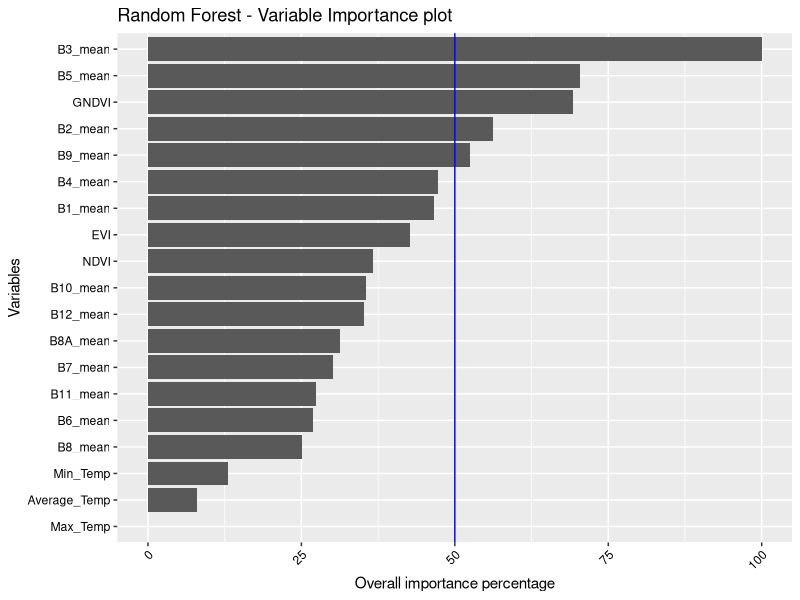

Source code (R):
# Load packages
# https://www.machinelearningplus.com/machine-learning/caret-package/
# https://www.youtube.com/watch?v=fSytzGwwBVw
library(tidyverse)
library(mlbench)
library(ggplot2)
library(caret)

# Set the folder location
#setwd('~/Dropbox/RS Project/RSSTARTUP_repo/Product_Development/Yield_forcasting_R/Innovation_laboratory_EAGLE')
setwd('/home/diego/GITHUP_REPO/Innovation_laboratory_EAGLE')

# Import dataset
# The dataset used is summary_fn.csv, which was clean but the original one
# is summary.csv
Field_Carmen <- read.csv('./Original_data/summary_fn.csv')

# Structure of the dataframe
str(Field_Carmen)

# See top 6 rows and 10 columns
head(Field_Carmen[, 1:10])

# Split the data into training and test set
set.seed(123)
training.samples <- Field_Carmen$Kg_He %>%
  createDataPartition(p = 0.75, list = FALSE)

train.data  <- Field_Carmen[training.samples, ]
test.data <- Field_Carmen[-training.samples, ]

################################################################################

# Build the model
#model <- lm(Kg_He ~., data = train.data)

# Observe the model
#model

# It is because, one of your dependent variables has NA for Coefficients given as
# output by the lm(..) function. Such a variable is making no difference to the 
# model, often due to multicollinearity problem ie, that predictor variable is 
# linearly dependent on other predictor variables OR because, that predictor 
# variable is constant for all the records(rows). The best thing to do is to drop
# that variable from the formula in lm(..) function and do the regression again.

# Make predictions and compute the R2, RMSE and MAE
#predictions <- model %>% predict(test.data, na.action=na.exclude)

#data.frame( R2 = R2(predictions, test.data$Kg_He),
#            RMSE = RMSE(predictions, test.data$Kg_He),
#            MAE = MAE(predictions, test.data$Kg_He))

#RMSE(predictions, test.data$Kg_He)/mean(test.data$Kg_He)

################################################################################

# RandomForest
# https://topepo.github.io/caret/train-models-by-tag.html#random-forest
# https://stats.stackexchange.com/questions/348245/do-we-have-to-tune-the-number-of-trees-in-a-random-forest
# https://stats.stackexchange.com/questions/50210/caret-and-randomforest-number-of-trees

# Define training control
set.seed(234)
train.control <- trainControl(method = "none")

# Train the model
model <- train(Kg_He ~., data = Field_Carmen, 
               method = "rf",
               ntree = 1000,
               trControl = train.control,
               tuneGrid = data.frame(mtry = 6))

# Summarize the results
summary(model)
print(model)

# Make predictions and compute the R2, RMSE and MAE
predictions <- model %>% predict(test.data, na.action=na.omit)

predictions

data.frame( R2 = R2(predictions, test.data$Kg_He),
            # RMSE will be expressed in kilograms
            RMSE = RMSE(predictions, test.data$Kg_He),
            MAE = MAE(predictions, test.data$Kg_He))

# The RMSE and the MAE are measured in the same scale as the outcome variable. 
# Dividing the RMSE by the average value of the outcome variable will give you 
# the prediction error rate, which should be as small as possible:
RMSE(predictions, test.data$Kg_He)/mean(test.data$Kg_He)

# Building data for confusion matrix of the model
#pred <- factor(unname(predictions))
#true_value <- factor(test.data$Kg_He)

#my_data1 <- data.frame(data = pred, type = "prediction")
#my_data2 <- data.frame(data = true_value, type = "real")
#my_data3 <- rbind(my_data1,my_data2)

#identical(levels(my_data3[my_data3$type == "prediction",1]) , levels(my_data3[my_data3$type == "real",1]))

# See the confusion matrix of the model in the test set
#confusionMatrix(my_data3[my_data3$type == "prediction",1], my_data3[my_data3$type == "real",1])

# variable importance
gbmImp <- varImp(model, scale = T)
gbmImp

# Save boxplot as .png
png(file = './Plots/Variable_Importance.png', units = "px",
    width = 1200, height = 700)
#plot(gbmImp, top = 19, main = "Random Forest - Variable Importance plot")

nrow(varImp(model)$importance) #34 variables extracted

p <- varImp(model)$importance %>% 
  as.data.frame() %>%
  rownames_to_column() %>%
  arrange(Overall) %>%
  mutate(rowname = forcats::fct_inorder(rowname )) %>%
  ggplot() +
  geom_col(aes(x = rowname, y = Overall)) +
  coord_flip() +
  labs(title = "Random Forest - Variable Importance plot") +
  geom_hline(yintercept = 50, color = "blue", size=0.5) +
  ylab('Overall importance percentage') + xlab('Variables') + 
  theme(axis.text.x = element_text(angle = 45, hjust = 1, colour = "black")) +
  theme(axis.text.y = element_text(hjust = 1, colour = "black"))

plot(p)

dev.off()
